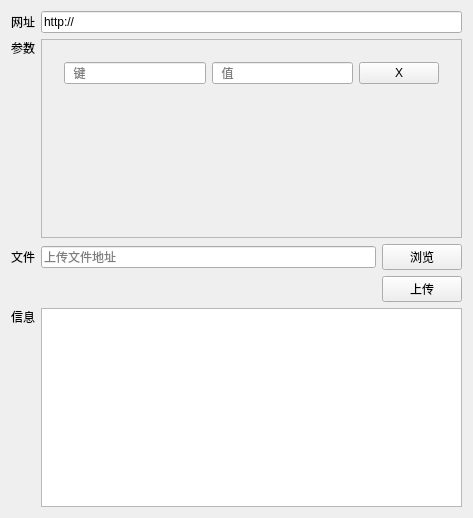
<?xml version="1.0" encoding="UTF-8"?>
<ui version="4.0">
 <class>Widget</class>
 <widget class="QWidget" name="Widget">
  <property name="geometry">
   <rect>
    <x>0</x>
    <y>0</y>
    <width>473</width>
    <height>518</height>
   </rect>
  </property>
  <property name="windowTitle">
   <string>文件上传</string>
  </property>
  <layout class="QGridLayout" name="gridLayout_2">
   <item row="3" column="1" colspan="2">
    <widget class="QFrame" name="paramsFrame">
     <property name="frameShape">
      <enum>QFrame::StyledPanel</enum>
     </property>
     <property name="frameShadow">
      <enum>QFrame::Raised</enum>
     </property>
     <layout class="QVBoxLayout" name="verticalLayout">
      <item>
       <widget class="QWidget" name="widget" native="true">
        <layout class="QGridLayout" name="gridLayout_3">
         <item row="0" column="0">
          <widget class="QLineEdit" name="lineEdit_3">
           <property name="placeholderText">
            <string>  键</string>
           </property>
          </widget>
         </item>
         <item row="0" column="1">
          <widget class="QLineEdit" name="lineEdit_4">
           <property name="placeholderText">
            <string>  值</string>
           </property>
          </widget>
         </item>
         <item row="0" column="2">
          <widget class="QPushButton" name="pushButton_2">
           <property name="text">
            <string>X</string>
           </property>
          </widget>
         </item>
        </layout>
       </widget>
      </item>
      <item>
       <spacer name="verticalSpacer">
        <property name="orientation">
         <enum>Qt::Vertical</enum>
        </property>
        <property name="sizeHint" stdset="0">
         <size>
          <width>20</width>
          <height>40</height>
         </size>
        </property>
       </spacer>
      </item>
     </layout>
    </widget>
   </item>
   <item row="4" column="2">
    <widget class="QPushButton" name="browseButton">
     <property name="text">
      <string>浏览</string>
     </property>
    </widget>
   </item>
   <item row="4" column="1">
    <widget class="QLineEdit" name="fileLineEdit">
     <property name="text">
      <string/>
     </property>
     <property name="placeholderText">
      <string>上传文件地址</string>
     </property>
    </widget>
   </item>
   <item row="3" column="0">
    <widget class="QLabel" name="label_3">
     <property name="text">
      <string>参数</string>
     </property>
     <property name="alignment">
      <set>Qt::AlignLeading|Qt::AlignLeft|Qt::AlignTop</set>
     </property>
    </widget>
   </item>
   <item row="0" column="0">
    <widget class="QLabel" name="label">
     <property name="text">
      <string>网址</string>
     </property>
    </widget>
   </item>
   <item row="0" column="1" colspan="2">
    <widget class="QLineEdit" name="urlLineEdit">
     <property name="text">
      <string>http://</string>
     </property>
     <property name="placeholderText">
      <string>HTTP | HTTPS 网址</string>
     </property>
    </widget>
   </item>
   <item row="5" column="2">
    <widget class="QPushButton" name="uploadButton">
     <property name="text">
      <string>上传</string>
     </property>
    </widget>
   </item>
   <item row="4" column="0">
    <widget class="QLabel" name="label_2">
     <property name="text">
      <string>文件</string>
     </property>
    </widget>
   </item>
   <item row="6" column="1" colspan="2">
    <widget class="QPlainTextEdit" name="infoEdit"/>
   </item>
   <item row="6" column="0">
    <widget class="QLabel" name="label_4">
     <property name="text">
      <string>信息</string>
     </property>
     <property name="alignment">
      <set>Qt::AlignLeading|Qt::AlignLeft|Qt::AlignTop</set>
     </property>
    </widget>
   </item>
  </layout>
 </widget>
 <layoutdefault spacing="6" margin="11"/>
 <tabstops>
  <tabstop>urlLineEdit</tabstop>
  <tabstop>fileLineEdit</tabstop>
  <tabstop>browseButton</tabstop>
  <tabstop>uploadButton</tabstop>
 </tabstops>
 <resources/>
 <connections/>
</ui>
